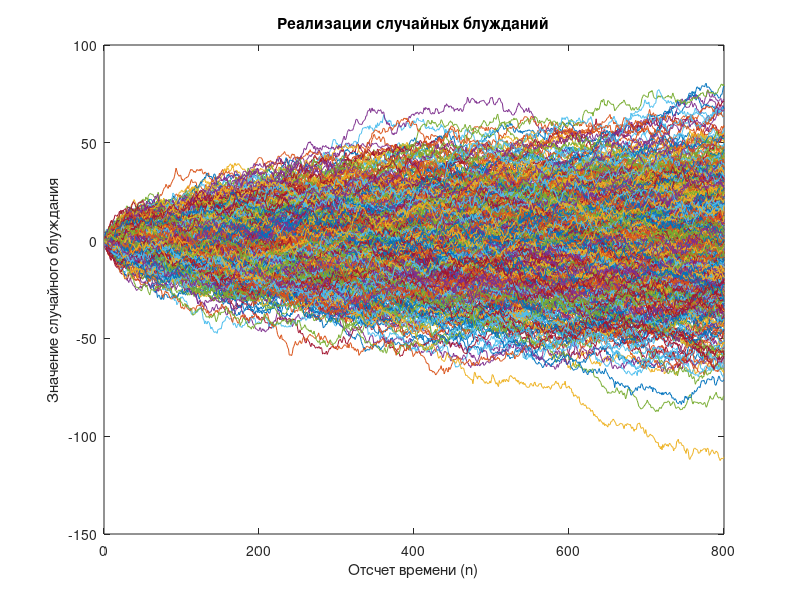
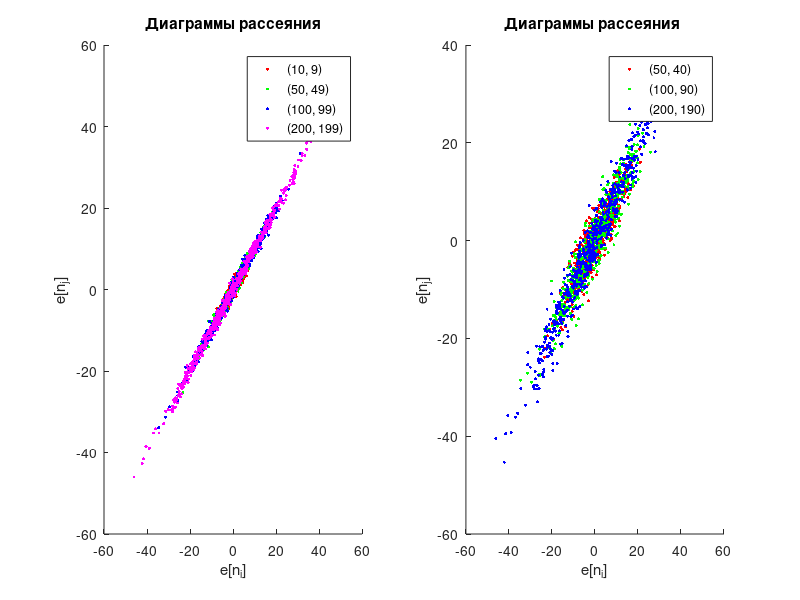
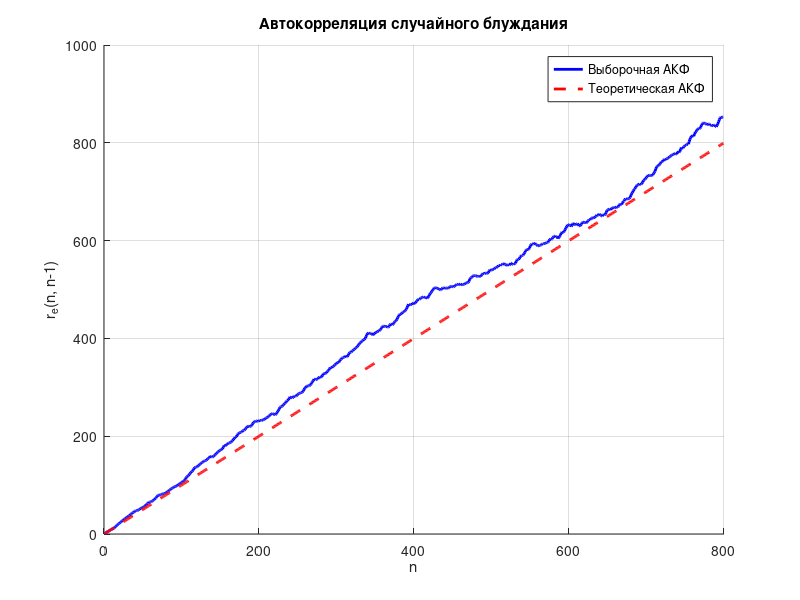

Here is the MATLAB script that generated these plots, in order:
N = 800;
K = 600;
nu = 0;
o = 1;

W = o * randn(N, K);
RW = zeros(N, K);
RW(1, :) = W(1, :);

for n = 2:N
    RW(n, :) = RW(n-1, :) + W(n, :);
end

figure;
plot(RW);
xlabel('Отсчет времени (n)');
ylabel('Значение случайного блуждания');
title('Реализации случайных блужданий');

pairs1 = [10, 9; 50, 49; 100, 99; 200, 199];
pairs2 = [50, 40; 100, 90; 200, 190];
colors = ['r', 'g', 'b', 'm'];

figure;

subplot(1, 2, 1);
hold on;
for i = 1:size(pairs1, 1)
    ni = pairs1(i, 1);
    nj = pairs1(i, 2);
    scatter(RW(ni, :), RW(nj, :), 5, colors(i), 'filled');
end
xlabel('e[n_i]');
ylabel('e[n_j]');
title('Диаграммы рассеяния');
legend('(10, 9)', '(50, 49)', '(100, 99)', '(200, 199)');

subplot(1, 2, 2);
hold on;
for i = 1:size(pairs2, 1)
    ni = pairs2(i, 1);
    nj = pairs2(i, 2);
    scatter(RW(ni, :), RW(nj, :), 5, colors(i), 'filled');
end
xlabel('e[n_i]');
ylabel('e[n_j]');
title('Диаграммы рассеяния ');
legend('(50, 40)', '(100, 90)', '(200, 190)');

r_e_hat = zeros(N-1, 1);

for n = 2:N
    r_e_hat(n-1) = mean(RW(n, :) .* RW(n-1, :));
end

r_e_theoretical = (1:N-1)';

figure;
hold on;
plot(r_e_hat, 'b-', 'LineWidth', 2);
plot(r_e_theoretical, 'r--', 'LineWidth', 2);
xlabel('n');
ylabel('r_e(n, n-1)');
title('Автокорреляция случайного блуждания');
legend('Выборочная АКФ', 'Теоретическая АКФ');
grid on;
